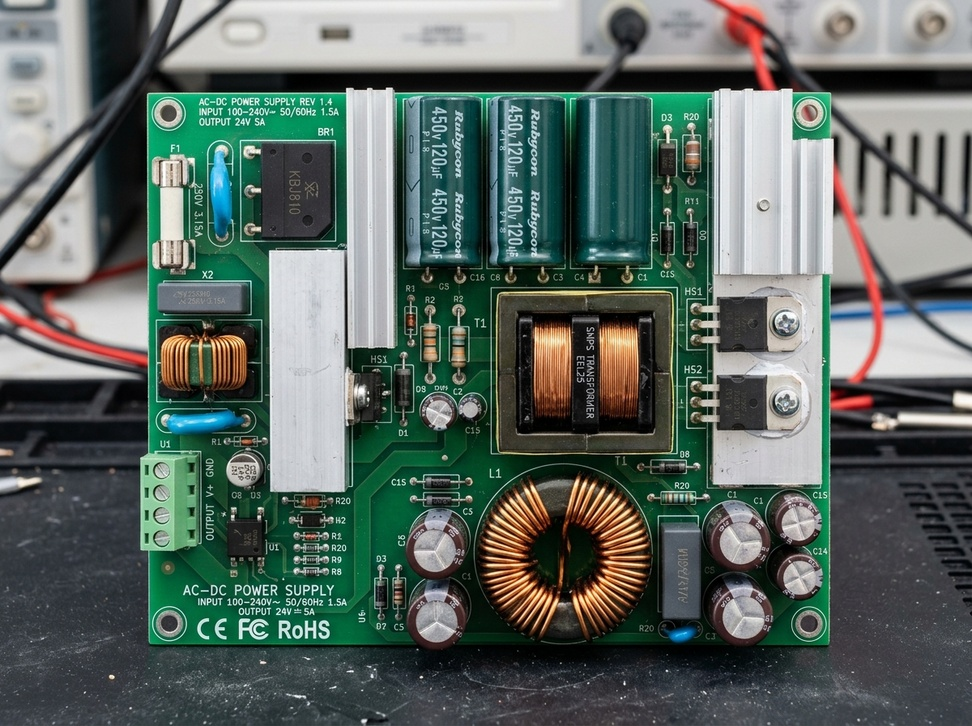
#> input picture datasets/pcb-components/images/test/industrial-controller.jpg, 972 x 726 px, shrunk from 1200 x 896 before the run
$ python -i prepare_unified_dataset.py   (imports and definitions only)
#> lines starting #> are read from the running program, lines starting #| are printed output that depends on the picture; after the words box and inside, x2 and y2 are one past the last pixel; in counts of white or black regions, pixels touching at a corner belong together
#!/usr/bin/env python3
"""
EcoIntel Unified Dataset Synthesis Pipeline
Combines:
1. ElectroCom61 (837+ annotated multi-component bounding boxes across electronic boards)
2. Verified PCB component samples from datasets/pcb-components
3. Real through-hole & SMD isolated component samples (Resistors, ICs, Capacitors, LEDs, Diodes)
4. Defect and dust contamination samples from ECF-Dataset

Maps all classes into the standardized 16-class EcoIntel taxonomy.
"""

import os
import sys
import shutil
import random
from pathlib import Path
import yaml
import cv2
import numpy as np

ECOINTEL_CLASSES = [
    "IC",                  # 0
    "Resistor",            # 1
    "Capacitor",           # 2
    "Diode",               # 3
    "Transistor",          # 4
    "MOSFET",              # 5
    "Inductor",            # 6
    "Connector",           # 7
    "Crystal",             # 8
    "Sensor",              # 9
    "Relay",               # 10
    "Voltage_Regulator",   # 11
    "LED",                 # 12
    "Fuse",                # 13
    "Transformer",         # 14
    "Dust_Contamination",  # 15
]

# Mapping from ElectroCom61's 61 classes to EcoIntel 16 classes
ELECTROCOM61_TO_ECOINTEL = {
    # IC & MCU modules
    "IC-Chip": 0,
    "IC-Base-14-Pin": 0,
    "IC-Base-28-Pin": 0,
    "Arduino-Mega": 0,
    "Arduino-Nano": 0,
    "Arduino-Uno": 0,
    "ESP32": 0,
    "ESP32-CAM": 0,
    "FT-232-USB-Serial-Module": 0,
    "Bluetooth-Module": 0,
    "GSM-Module": 0,

    # Resistors & Variable Resistors
    "Resistor": 1,
    "Taper-Potentiometer": 1,
    "Trimmer-Potentiometer": 1,
    "NTC-Thermistor": 1,

    # Capacitors
    "Capacitor-10mf": 2,
    "Capacitor-470mf": 2,
    "Film-Capacitor": 2,
    "High-Voltage-Ceramic-Capacitor": 2,
    "Low-Voltage-Ceramic-Capacitor": 2,
    "MLC-Capacitor": 2,

    # Diodes
    "Diode": 3,
    "Zener-Diode": 3,
    "Bridge-Rectifier": 3,

    # Transistors
    "BJT-Transistor": 4,
    "IGBT": 4,

    # MOSFET
    "MOSFET": 5,

    # Inductors
    "Inductor": 6,

    # Connectors & Electromechanical Interfaces
    "Pin-Header": 7,
    "Breadboard": 7,
    "Push-Switch": 7,
    "Tact-Switch": 7,
    "Rocker-Switch": 7,
    "Keypad": 7,
    "Fuse-Base": 7,

    # Sensors
    "Gas-Sensor": 9,
    "Humidity-Sensor": 9,
    "IR-Sensor": 9,
    "LDR-Sensor": 9,
    "Motion-Sensor": 9,
    "Raindrops-Module": 9,
    "Soil-Moisture-Sensor": 9,
    "Sonar-Sensor": 9,
    "TCRT5000": 9,
    "Water-Sensor": 9,
    "RFID-Scanner": 9,

    # Relays
    "Relay-Module": 10,

    # Regulators & Power converters
    "Buck-Converter": 11,
    "Motor-Driver": 11,

    # Displays & LEDs
    "LED-Light": 12,
    "7-Segment-Display": 12,
    "LCD-Display": 12,
    "OLED-Display": 12,

    # Fuses
    "Fuse": 13,

    # Transformers / Coils / Transducers
    "Buzzer": 14,
    "DC-Motor": 14,
    "Servo-Motor": 14,
}

def extract_tight_foreground_bbox(img_path: str):
    """
    Extracts high-precision normalized [xc, yc, w, h] bbox for an isolated component on plain/uniform background.
    """
    img = cv2.imread(img_path)
#> img is the input picture: shape (726, 972, 3); mean B, G, R 97.6, 103.6, 91.3
    if img is None:
        return None
    h, w = img.shape[:2]
#> h = 726; w = 972
    if h < 20 or w < 20:
        return None

    gray = cv2.cvtColor(img, cv2.COLOR_BGR2GRAY)
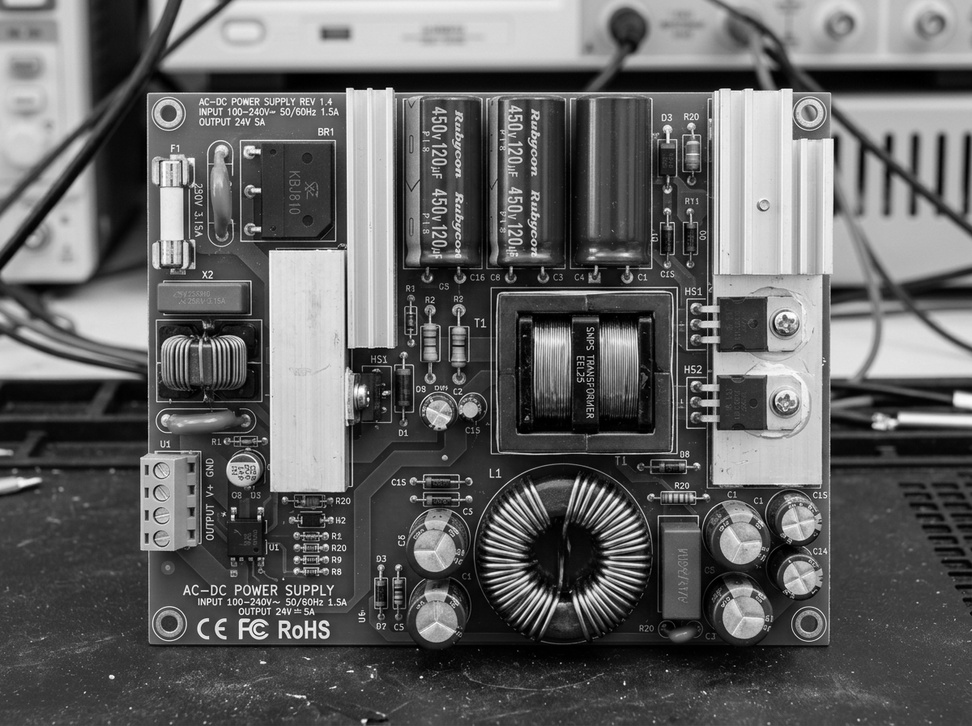
#> gray: shape (726, 972); min 0, max 255, mean 99.2
    blurred = cv2.GaussianBlur(gray, (7, 7), 0)

    # Otsu thresholding
    _, thresh_inv = cv2.threshold(blurred, 0, 255, cv2.THRESH_BINARY_INV + cv2.THRESH_OTSU)
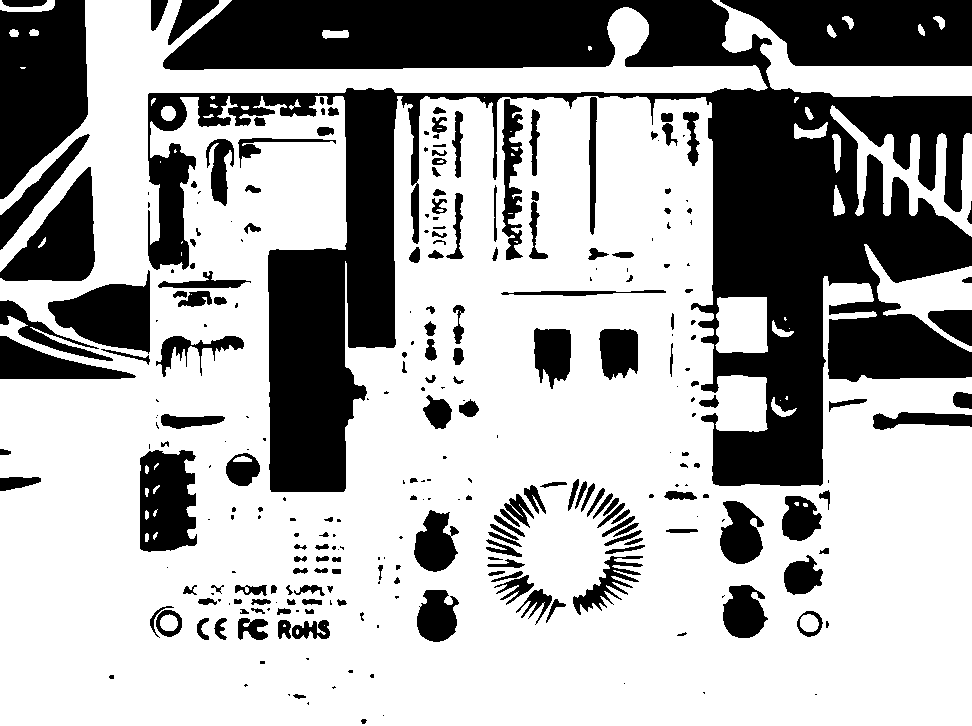
#> thresh_inv: shape (726, 972); 66.5% white; 291 black regions (109 under 20 px), largest, box (x1, y1, x2, y2) and area: (148, 0, 972, 492) 144815, (720, 0, 972, 66) 13175, (0, 0, 88, 199) 13049
    _, thresh_norm = cv2.threshold(blurred, 0, 255, cv2.THRESH_BINARY + cv2.THRESH_OTSU)
#> thresh_norm: shape (726, 972); 33.5% white; 291 white regions (109 under 20 px)

    # Pick mask where background borders are 0
    border_pixels = np.concatenate([
        thresh_inv[0, :], thresh_inv[-1, :], thresh_inv[:, 0], thresh_inv[:, -1]
    ])
#> border_pixels = 3396 values, max 255 at index 0, min 0 at index 2, mean 147.9
    mask = thresh_inv if np.mean(border_pixels) < 128 else thresh_norm

    contours, _ = cv2.findContours(mask, cv2.RETR_EXTERNAL, cv2.CHAIN_APPROX_SIMPLE)
#> contours = 291 contours, 141 with area under 20; largest, box (x1, y1, x2, y2) and area: (148, 0, 972, 492) 145387, (720, 0, 972, 66) 13188, (0, 0, 88, 199) 12934, (0, 167, 95, 281) 5637, (48, 270, 150, 354) 4827
    if not contours:
        return None

    # Filter out tiny noise and pick bounding box enclosing significant components
    valid_c = [c for c in contours if cv2.contourArea(c) > (w * h * 0.01)]
#> valid_c = 3 contours; box (x1, y1, x2, y2) and area: (148, 0, 972, 492) 145387, (720, 0, 972, 66) 13188, (0, 0, 88, 199) 12934
    if not valid_c:
        valid_c = contours

    all_pts = np.concatenate(valid_c)
#> all_pts = contour of 1814 points, box (x1, y1, x2, y2) (0, 0, 972, 492), area 171509
    bx, by, bw, bh = cv2.boundingRect(all_pts)
#> bx = 0; by = 0; bw = 972; bh = 492

    # Pad slightly by 4%
    pad_x = int(bw * 0.04)
#> pad_x = 38
    pad_y = int(bh * 0.04)
#> pad_y = 19
    bx = max(0, bx - pad_x)
    by = max(0, by - pad_y)
    bw = min(w - bx, bw + 2 * pad_x)
    bh = min(h - by, bh + 2 * pad_y)
#> bh = 530

    # Check bounds
    if bw < 10 or bh < 10:
        return None

    xc = (bx + bw / 2.0) / w
#> xc = 0.5
    yc = (by + bh / 2.0) / h
#> yc = 0.365
    nw = bw / float(w)
#> nw = 1
    nh = bh / float(h)
#> nh = 0.73
    return round(xc, 6), round(yc, 6), round(nw, 6), round(nh, 6)

# [269 lines left out: function prepare_dataset, not called in this run]

# [2 lines not run here, left out]

>>> result = extract_tight_foreground_bbox('../datasets/pcb-components/images/test/industrial-controller.jpg')
#> result = (0.5, 0.365, 1, 0.73)
